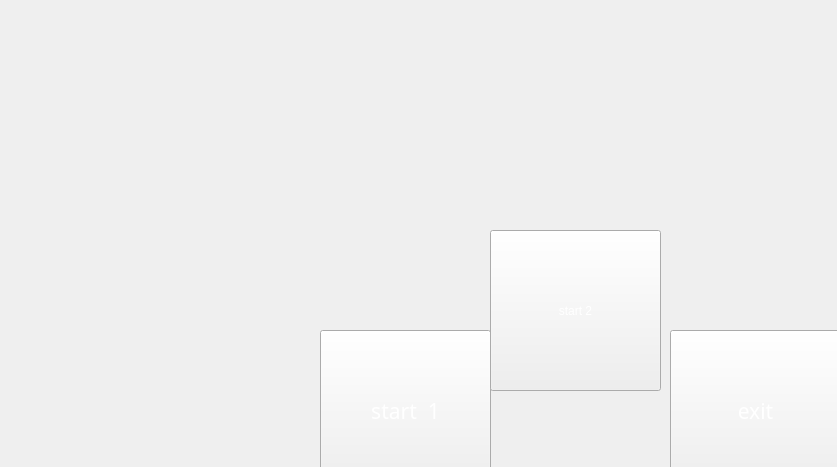
<?xml version="1.0" encoding="UTF-8"?>
<ui version="4.0">
 <class>MainWindow</class>
 <widget class="QMainWindow" name="MainWindow">
  <property name="enabled">
   <bool>true</bool>
  </property>
  <property name="geometry">
   <rect>
    <x>0</x>
    <y>0</y>
    <width>837</width>
    <height>467</height>
   </rect>
  </property>
  <property name="minimumSize">
   <size>
    <width>837</width>
    <height>467</height>
   </size>
  </property>
  <property name="maximumSize">
   <size>
    <width>837</width>
    <height>467</height>
   </size>
  </property>
  <property name="mouseTracking">
   <bool>false</bool>
  </property>
  <property name="windowTitle">
   <string>MainWindow</string>
  </property>
  <property name="autoFillBackground">
   <bool>true</bool>
  </property>
  <widget class="QWidget" name="centralwidget">
   <widget class="QPushButton" name="pushButton">
    <property name="geometry">
     <rect>
      <x>320</x>
      <y>330</y>
      <width>171</width>
      <height>161</height>
     </rect>
    </property>
    <property name="font">
     <font>
      <family>Impact</family>
      <pointsize>16</pointsize>
     </font>
    </property>
    <property name="focusPolicy">
     <enum>Qt::ClickFocus</enum>
    </property>
    <property name="styleSheet">
     <string notr="true">border-image: url(:/pictures/file3.png);
color: rgb(255, 255, 255);
</string>
    </property>
    <property name="text">
     <string>start  1</string>
    </property>
   </widget>
   <widget class="QPushButton" name="pushButton_2">
    <property name="geometry">
     <rect>
      <x>670</x>
      <y>330</y>
      <width>171</width>
      <height>161</height>
     </rect>
    </property>
    <property name="font">
     <font>
      <family>Impact</family>
      <pointsize>16</pointsize>
     </font>
    </property>
    <property name="styleSheet">
     <string notr="true">border-image: url(:/pictures/file3.png);
color: rgb(255, 255, 255);</string>
    </property>
    <property name="text">
     <string>exit</string>
    </property>
   </widget>
   <widget class="QPushButton" name="pushButton_3">
    <property name="geometry">
     <rect>
      <x>490</x>
      <y>230</y>
      <width>171</width>
      <height>161</height>
     </rect>
    </property>
    <property name="styleSheet">
     <string notr="true">border-image: url(:/pictures/file3.png);
font: 16pt &quot;Impact&quot;;
color: rgb(255, 255, 255);</string>
    </property>
    <property name="text">
     <string>start 2</string>
    </property>
   </widget>
  </widget>
  <widget class="QMenuBar" name="menubar">
   <property name="geometry">
    <rect>
     <x>0</x>
     <y>0</y>
     <width>837</width>
     <height>29</height>
    </rect>
   </property>
  </widget>
 </widget>
 <resources/>
 <connections/>
</ui>
